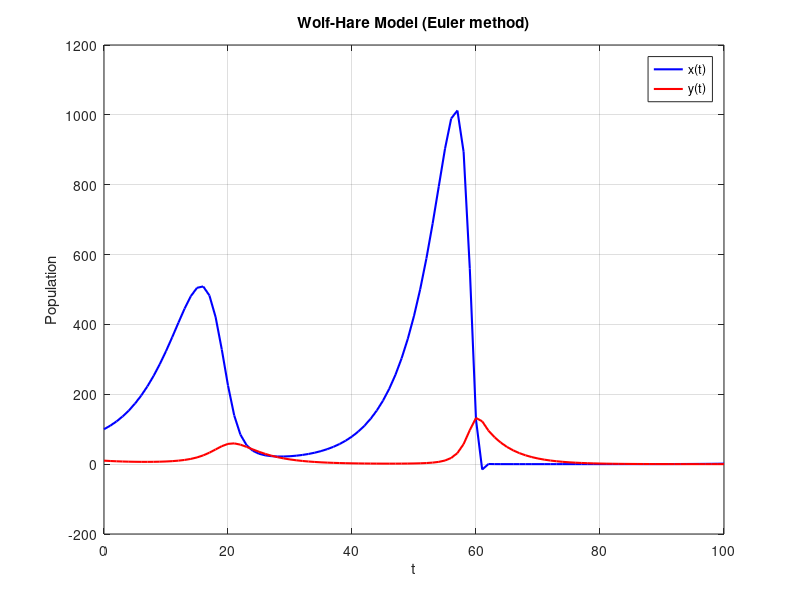

The MATLAB script that drew this image:
%% 6.4 (b)

clc; clear all;

% system
fx = @(x,y) 0.2*x - 0.01*x*y;
fy = @(x,y) -0.2*y + 0.001*x*y;

t0 = 0;
T = 100;
h = 1;
n = (T - t0)/h;

% initial condition
x = 100;
y = 10;
t = t0;

% arrays
t_vals = zeros(1,n+1);
x_vals = zeros(1,n+1);
y_vals = zeros(1,n+1);

t_vals(1) = t;
x_vals(1) = x;
y_vals(1) = y;

% Euler's method
for i = 1:n
    
    x_new = x + h * fx(x,y);
    y_new = y + h * fy(x,y);
    
    x = x_new;
    y = y_new;
    t = t + h;
    
    t_vals(i+1) = t;
    x_vals(i+1) = x;
    y_vals(i+1) = y;
end

% graphic
figure;
plot(t_vals, x_vals, 'b-', 'LineWidth', 1.5); hold on;
plot(t_vals, y_vals, 'r-', 'LineWidth', 1.5);
xlabel('t');
ylabel('Population');
legend('x(t)', 'y(t)');
title('Wolf-Hare Model (Euler method)');
grid on;
